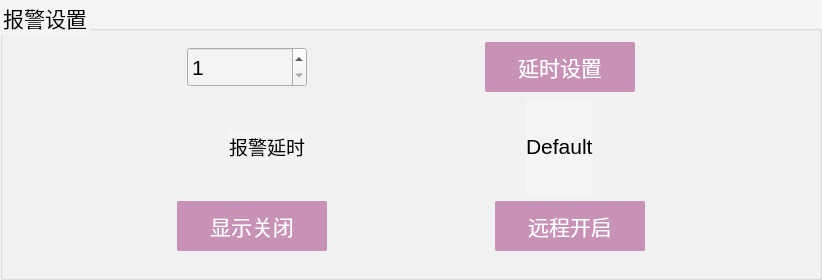
        <widget class="QGroupBox" name="led_cs">
         <property name="minimumSize">
          <size>
           <width>822</width>
           <height>280</height>
          </size>
         </property>
         <property name="maximumSize">
          <size>
           <width>822</width>
           <height>280</height>
          </size>
         </property>
         <property name="styleSheet">
          <string notr="true">font-family: &quot;黑体&quot;;
background-color: rgb(244, 244, 244);
font-size: 16pt;
height:50;
width:150;</string>
         </property>
         <property name="title">
          <string>报警设置</string>
         </property>
         <layout class="QVBoxLayout" name="verticalLayout_10">
          <item>
           <layout class="QHBoxLayout" name="horizontalLayout_25">
            <item>
             <spacer name="horizontalSpacer_44">
              <property name="orientation">
               <enum>Qt::Horizontal</enum>
              </property>
              <property name="sizeHint" stdset="0">
               <size>
                <width>40</width>
                <height>20</height>
               </size>
              </property>
             </spacer>
            </item>
            <item>
             <widget class="QSpinBox" name="alarm_time_sp">
              <property name="maximumSize">
               <size>
                <width>120</width>
                <height>40</height>
               </size>
              </property>
              <property name="minimum">
               <number>1</number>
              </property>
              <property name="maximum">
               <number>200</number>
              </property>
             </widget>
            </item>
            <item>
             <spacer name="horizontalSpacer_29">
              <property name="orientation">
               <enum>Qt::Horizontal</enum>
              </property>
              <property name="sizeHint" stdset="0">
               <size>
                <width>40</width>
                <height>20</height>
               </size>
              </property>
             </spacer>
            </item>
            <item>
             <widget class="QPushButton" name="alarm_time_pushButton">
              <property name="minimumSize">
               <size>
                <width>0</width>
                <height>50</height>
               </size>
              </property>
              <property name="maximumSize">
               <size>
                <width>16777215</width>
                <height>50</height>
               </size>
              </property>
              <property name="contextMenuPolicy">
               <enum>Qt::DefaultContextMenu</enum>
              </property>
              <property name="styleSheet">
               <string notr="true">QPushButton{
    font-family: &quot;黑体&quot;;
    font-size: 16pt;
	height:50;
	width:150;
    color: rgb(255, 255, 255);
    background:rgb(200, 145, 182);
    border-color: rgb(99, 145, 182);
    border-radius: 2px;
    border: 2px;
}

QPushButton:hover{background:rgb(200, 120, 150);}


QPushButton:pressed{background:rgb(200, 125, 155);}</string>
              </property>
              <property name="text">
               <string>延时设置</string>
              </property>
             </widget>
            </item>
            <item>
             <spacer name="horizontalSpacer_30">
              <property name="orientation">
               <enum>Qt::Horizontal</enum>
              </property>
              <property name="sizeHint" stdset="0">
               <size>
                <width>40</width>
                <height>20</height>
               </size>
              </property>
             </spacer>
            </item>
           </layout>
          </item>
          <item>
           <layout class="QHBoxLayout" name="horizontalLayout_24">
            <item>
             <spacer name="horizontalSpacer_77">
              <property name="orientation">
               <enum>Qt::Horizontal</enum>
              </property>
              <property name="sizeHint" stdset="0">
               <size>
                <width>40</width>
                <height>20</height>
               </size>
              </property>
             </spacer>
            </item>
            <item>
             <widget class="QLabel" name="label_16">
              <property name="minimumSize">
               <size>
                <width>0</width>
                <height>30</height>
               </size>
              </property>
              <property name="maximumSize">
               <size>
                <width>16777215</width>
                <height>30</height>
               </size>
              </property>
              <property name="styleSheet">
               <string notr="true">font-family: &quot;黑体&quot;;
font-size: 14pt;
height:50;
width:150;</string>
              </property>
              <property name="text">
               <string>报警延时</string>
              </property>
              <property name="alignment">
               <set>Qt::AlignRight|Qt::AlignTrailing|Qt::AlignVCenter</set>
              </property>
             </widget>
            </item>
            <item>
             <spacer name="horizontalSpacer_42">
              <property name="orientation">
               <enum>Qt::Horizontal</enum>
              </property>
              <property name="sizeHint" stdset="0">
               <size>
                <width>40</width>
                <height>20</height>
               </size>
              </property>
             </spacer>
            </item>
            <item>
             <widget class="QLabel" name="alarm_time_pv">
              <property name="styleSheet">
               <string notr="true">font-family: &quot;黑体&quot;;
font-size: 16pt;
height:50;
width:150;</string>
              </property>
              <property name="text">
               <string>Default</string>
              </property>
             </widget>
            </item>
            <item>
             <spacer name="horizontalSpacer_33">
              <property name="orientation">
               <enum>Qt::Horizontal</enum>
              </property>
              <property name="sizeHint" stdset="0">
               <size>
                <width>40</width>
                <height>20</height>
               </size>
              </property>
             </spacer>
            </item>
           </layout>
          </item>
          <item>
           <layout class="QHBoxLayout" name="horizontalLayout_27">
            <item>
             <spacer name="horizontalSpacer_85">
              <property name="orientation">
               <enum>Qt::Horizontal</enum>
              </property>
              <property name="sizeType">
               <enum>QSizePolicy::Expanding</enum>
              </property>
              <property name="sizeHint" stdset="0">
               <size>
                <width>25</width>
                <height>20</height>
               </size>
              </property>
             </spacer>
            </item>
            <item>
             <widget class="QPushButton" name="ocr_dis">
              <property name="minimumSize">
               <size>
                <width>0</width>
                <height>40</height>
               </size>
              </property>
              <property name="maximumSize">
               <size>
                <width>16777215</width>
                <height>50</height>
               </size>
              </property>
              <property name="contextMenuPolicy">
               <enum>Qt::DefaultContextMenu</enum>
              </property>
              <property name="styleSheet">
               <string notr="true">QPushButton{
    font-family: &quot;黑体&quot;;
    font-size: 16pt;
	height:50;
	width:150;
    color: rgb(255, 255, 255);
    background:rgb(200, 145, 182);
    border-color: rgb(99, 145, 182);
    border-radius: 2px;
    border: 2px;
}

QPushButton:hover{background:rgb(200, 120, 150);}


QPushButton:pressed{background:rgb(200, 125, 155);}</string>
              </property>
              <property name="text">
               <string>显示关闭</string>
              </property>
             </widget>
            </item>
            <item>
             <spacer name="horizontalSpacer_81">
              <property name="orientation">
               <enum>Qt::Horizontal</enum>
              </property>
              <property name="sizeType">
               <enum>QSizePolicy::Expanding</enum>
              </property>
              <property name="sizeHint" stdset="0">
               <size>
                <width>25</width>
                <height>20</height>
               </size>
              </property>
             </spacer>
            </item>
            <item>
             <widget class="QPushButton" name="remote">
              <property name="minimumSize">
               <size>
                <width>0</width>
                <height>40</height>
               </size>
              </property>
              <property name="maximumSize">
               <size>
                <width>16777215</width>
                <height>50</height>
               </size>
              </property>
              <property name="contextMenuPolicy">
               <enum>Qt::DefaultContextMenu</enum>
              </property>
              <property name="styleSheet">
               <string notr="true">QPushButton{
    font-family: &quot;黑体&quot;;
    font-size: 16pt;
	height:50;
	width:150;
    color: rgb(255, 255, 255);
    background:rgb(200, 145, 182);
    border-color: rgb(99, 145, 182);
    border-radius: 2px;
    border: 2px;
}

QPushButton:hover{background:rgb(200, 120, 150);}


QPushButton:pressed{background:rgb(200, 125, 155);}</string>
              </property>
              <property name="text">
               <string>远程开启</string>
              </property>
             </widget>
            </item>
            <item>
             <spacer name="horizontalSpacer_84">
              <property name="orientation">
               <enum>Qt::Horizontal</enum>
              </property>
              <property name="sizeType">
               <enum>QSizePolicy::Expanding</enum>
              </property>
              <property name="sizeHint" stdset="0">
               <size>
                <width>25</width>
                <height>20</height>
               </size>
              </property>
             </spacer>
            </item>
           </layout>
          </item>
          <item>
           <spacer name="verticalSpacer_19">
            <property name="orientation">
             <enum>Qt::Vertical</enum>
            </property>
            <property name="sizeType">
             <enum>QSizePolicy::Fixed</enum>
            </property>
            <property name="sizeHint" stdset="0">
             <size>
              <width>20</width>
              <height>15</height>
             </size>
            </property>
           </spacer>
          </item>
         </layout>
        </widget>
